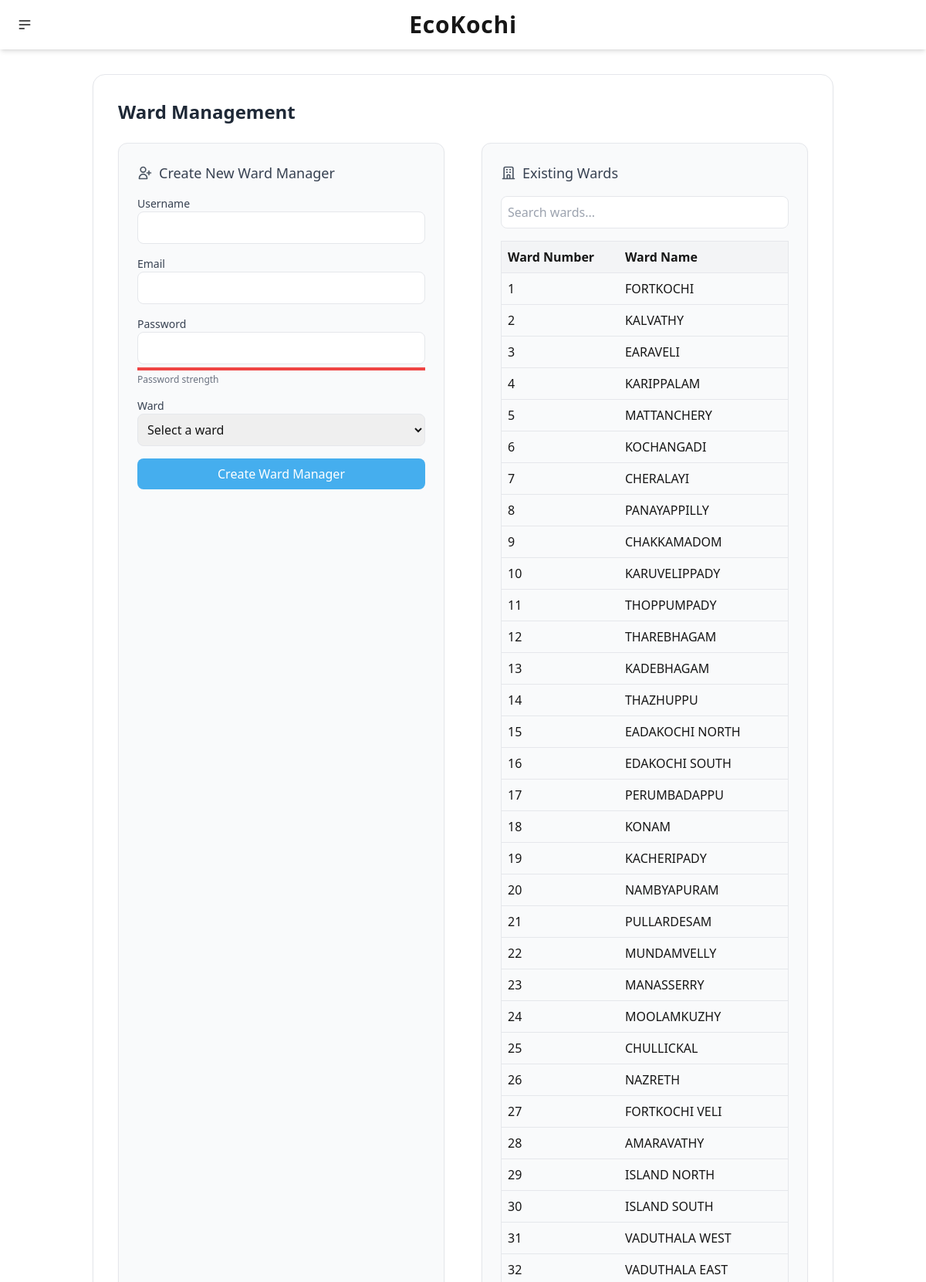
/ward-management/ (signed in, upper part), run on the app's committed database.
### core/models.py (models this page shows, shortened)
class Ward(models.Model):
    ward_no = models.PositiveIntegerField(unique=True, help_text="Ward number")
    name = models.CharField(max_length=100, help_text="Name of the ward")
    location = models.TextField(blank=True, help_text="Optional geographical location or description of the ward")

### core/views.py (the view, shortened to what this page needs)
# urls.py: path('ward-management/', views.ward_management, name='ward_management'),
@user_passes_test(is_superuser, login_url='/admin-login/', redirect_field_name=None)
def ward_management(request):
    wards = Ward.objects.all()
    ward_manager_group, created = Group.objects.get_or_create(name='wardmanager')
    if created:
        try:
            permission = Permission.objects.get(codename='manage_wardmanager')
            ward_manager_group.permissions.add(permission)
        except Permission.DoesNotExist:
            messages.error(request, "Required permission 'manage_wardmanager' not found.")
    return render(request, 'core/ward_management.html', {'wards': wards})

### core/views.py (called while the page is built)
def is_superuser(user):
    return user.is_superuser

### core/templates/core/ward_management.html (shortened to what this page needs)
{% extends "core/base.html" %}
{% block content %}
<div class="container mx-auto p-8">
    <div class="bg-white shadow-sm border border-gray-200 rounded-2xl p-8">
        <div class="flex items-center justify-between mb-6">
            <h1 class="text-2xl font-semibold text-gray-800">Ward Management</h1>
        </div>
        <div class="grid grid-cols-1 lg:grid-cols-2 gap-12">
            <div class="bg-gray-50 p-6 rounded-xl border border-gray-200 shadow-sm">
                <h2 class="text-lg font-medium text-gray-700 mb-4 flex items-center gap-2">
                    <svg class="h-5 w-5 text-gray-600" fill="none" viewBox="0 0 24 24" stroke="currentColor">
                        <path stroke-linecap="round" stroke-linejoin="round" stroke-width="2"
                            d="M18 9v3m0 0v3m0-3h3m-3 0h-3m-2-5a4 4 0 11-8 0 4 4 0 018 0zM3 20a6 6 0 0112 0v1H3v-1z" />
                    </svg>
                    Create New Ward Manager
                </h2>
                <form method="POST" id="ward-manager-form" class="space-y-4">
                    <div>
                        <label class="block text-sm font-medium text-gray-700">Username</label>
                        <input type="text" name="username" class="w-full p-2 border rounded-lg focus:ring-2 focus:ring-primary" required>
                    </div>
                    <div>
                        <label class="block text-sm font-medium text-gray-700">Email</label>
                        <input type="email" name="email" id="email" class="w-full p-2 border rounded-lg focus:ring-2 focus:ring-primary" required>
                    </div>
                    <div>
                        <label class="block text-sm font-medium text-gray-700">Password</label>
                        <input type="password" name="password" id="password" class="w-full p-2 border rounded-lg focus:ring-2 focus:ring-primary" required>
                        <div class="h-1 bg-gray-200 rounded-full mt-1">
                            <div class="h-1 bg-red-500 transition-all duration-300" id="password-strength"></div>
                        </div>
                        <p class="text-xs text-gray-500 mt-1" id="password-feedback">Password strength</p>
                    </div>
                    <div>
                        <label class="block text-sm font-medium text-gray-700">Ward</label>
                        <select name="ward" id="ward" class="w-full p-2 border rounded-lg focus:ring-2 focus:ring-primary" required>
                            <option value="" disabled selected>Select a ward</option>
                        </select>
                    </div>
                    <div class="mt-4">
                        <button type="submit" class="w-full bg-primary text-white py-2 rounded-lg hover:bg-primary/90">
                            Create Ward Manager
                        </button>
                    </div>
                </form>
            </div>
            <div class="bg-gray-50 p-6 rounded-xl border border-gray-200 shadow-sm">
                <h2 class="text-lg font-medium text-gray-700 mb-4 flex items-center gap-2">
                    <svg class="h-5 w-5 text-gray-600" fill="none" viewBox="0 0 24 24" stroke="currentColor">
                        <path stroke-linecap="round" stroke-linejoin="round" stroke-width="2"
                            d="M19 21V5a2 2 0 00-2-2H7a2 2 0 00-2 2v16m14 0h2m-2 0h-5m-9 0H3m2 0h5M9 7h1m-1 4h1m4-4h1m-1 4h1m-5 10v-5a1 1 0 011-1h2a1 1 0 011 1v5m-4 0h4" />
                    </svg>
                    Existing Wards
                </h2>
                <input type="text" id="ward-search" placeholder="Search wards..."
                    class="w-full p-2 border rounded-lg focus:ring-2 focus:ring-primary mb-4">
                <table class="w-full border-collapse border">
                    <thead>
                        <tr class="bg-gray-100">
                            <th class="p-2 text-left">Ward Number</th>
                            <th class="p-2 text-left">Ward Name</th>
                        </tr>
                    </thead>
                    <tbody id="wards-table-body">
                        {% for ward in wards %}
                        <tr class="border-t hover:bg-gray-200 transition-colors duration-200">
                            <td class="p-2">{{ ward.ward_no }}</td>
                            <td class="p-2">{{ ward.name }}</td>
                        </tr>
                        {% endfor %}
                    </tbody>
                </table>
            </div>
        </div>
    </div>
</div>
{% endblock %}

### core/templates/core/base.html (shortened to what this page needs)
<!DOCTYPE html>
<html lang="en" data-theme="cmyk">
<head>
    <link href="https://cdn.jsdelivr.net/npm/daisyui@4.12.10/dist/full.min.css" rel="stylesheet" type="text/css" />
    <script src="https://cdn.tailwindcss.com"></script>
</head>
<body class="min-h-screen flex flex-col bg-base-100 text-base-content">
    <div class="navbar bg-base-100 shadow-md">
        <div class="navbar-start">
            <div class="dropdown">
                <div tabindex="0" role="button" class="btn btn-ghost btn-circle">
                    <svg xmlns="http://www.w3.org/2000/svg" class="h-5 w-5" fill="none" viewBox="0 0 24 24" stroke="currentColor">
                        <path stroke-linecap="round" stroke-linejoin="round" stroke-width="2" d="M4 6h16M4 12h16M4 18h7" />
                    </svg>
                </div>
            </div>
        </div>
        <div class="navbar-center">
            <a href="{% url 'index' %}" class="btn btn-ghost text-3xl font-sans font-semibold tracking-wide">EcoKochi</a>
        </div>
    </div>
    <main class="flex-grow">
        {% block content %}
        {% endblock %}
    </main>
</body>
</html>

### data on the page
Ward: ward_no "1", name "FORTKOCHI"
Ward: ward_no "2", name "KALVATHY"
Ward: ward_no "3", name "EARAVELI"
Ward: ward_no "4", name "KARIPPALAM"
Ward: ward_no "5", name "MATTANCHERY"
Ward: ward_no "6", name "KOCHANGADI"
Ward: ward_no "7", name "CHERALAYI"
Ward: ward_no "8", name "PANAYAPPILLY"
Ward: ward_no "9", name "CHAKKAMADOM"
Ward: ward_no "10", name "KARUVELIPPADY"
Ward: ward_no "11", name "THOPPUMPADY"
Ward: ward_no "12", name "THAREBHAGAM"
Ward: ward_no "13", name "KADEBHAGAM"
Ward: ward_no "14", name "THAZHUPPU"
Ward: ward_no "15", name "EADAKOCHI NORTH"
Ward: ward_no "16", name "EDAKOCHI SOUTH"
Ward: ward_no "17", name "PERUMBADAPPU"
Ward: ward_no "18", name "KONAM"
Ward: ward_no "19", name "KACHERIPADY"
Ward: ward_no "20", name "NAMBYAPURAM"
Ward: ward_no "21", name "PULLARDESAM"
Ward: ward_no "22", name "MUNDAMVELLY"
Ward: ward_no "23", name "MANASSERRY"
Ward: ward_no "24", name "MOOLAMKUZHY"
Ward: ward_no "25", name "CHULLICKAL"
Ward: ward_no "26", name "NAZRETH"
Ward: ward_no "27", name "FORTKOCHI VELI"
Ward: ward_no "28", name "AMARAVATHY"
Ward: ward_no "29", name "ISLAND NORTH"
Ward: ward_no "30", name "ISLAND SOUTH"
Ward: ward_no "31", name "VADUTHALA WEST"
Ward: ward_no "32", name "VADUTHALA EAST"
